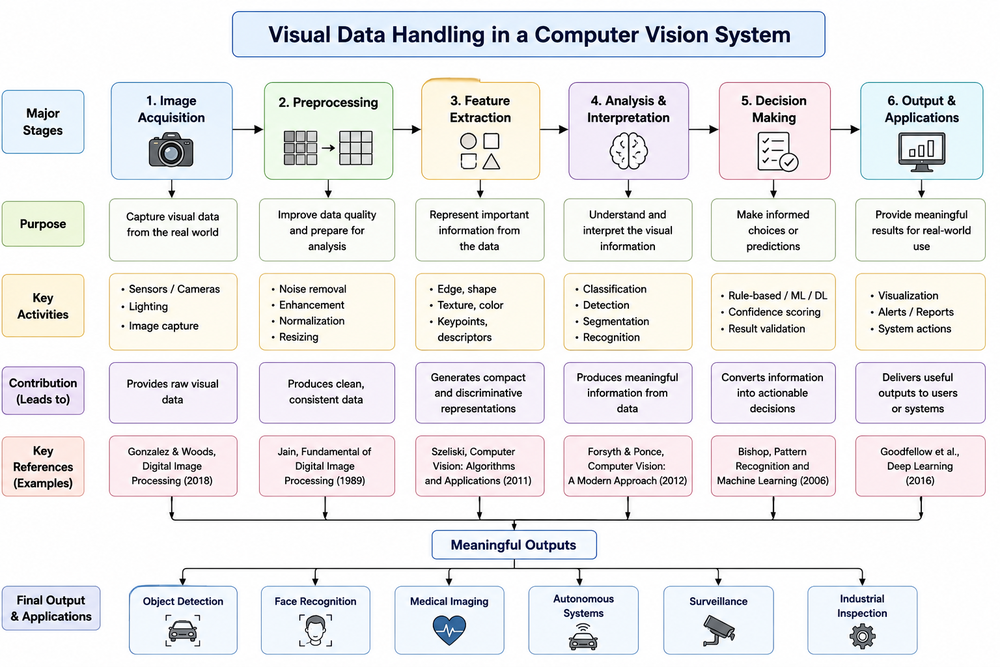
#> input picture C01/AT2/Q02/at2 q2.png, 1000 x 667 px, shrunk from 1536 x 1024 before the run, given in place of Screenshot 2026-07-13 142020.png, which was not available
$ python exp_9.py
#> lines starting #> are read from the running program, lines starting #| are printed output that depends on the picture; pictures that were not available may be replaced by others from this repository, and a replacement may not be noted
# -*- coding: utf-8 -*-
"""exp-9

Automatically generated by Colab.

Original file is located at
    https://colab.research.google.com/drive/1U21l0Uh8unUwvN2fnXzhNjm0l0NGqdvl
"""

from google.colab import files
uploaded = files.upload()
#> the answer given: at2 q2.png

import cv2
import matplotlib.pyplot as plt

image_path = 'Screenshot 2026-07-13 142020.png' # Using the image you just uploaded

img = cv2.imread(image_path)
#> img is the input picture: shape (667, 1000, 3); mean B, G, R 235.2, 234.2, 234.6

if img is None:
    print(f"Error: Could not load image from {image_path}. Please make sure the file exists and is accessible.")
else:
    # Convert BGR to RGB for displaying with matplotlib
    img_rgb = cv2.cvtColor(img, cv2.COLOR_BGR2RGB)

    # Rotate clockwise
    rotated_img_clockwise = cv2.rotate(img, cv2.ROTATE_90_CLOCKWISE)
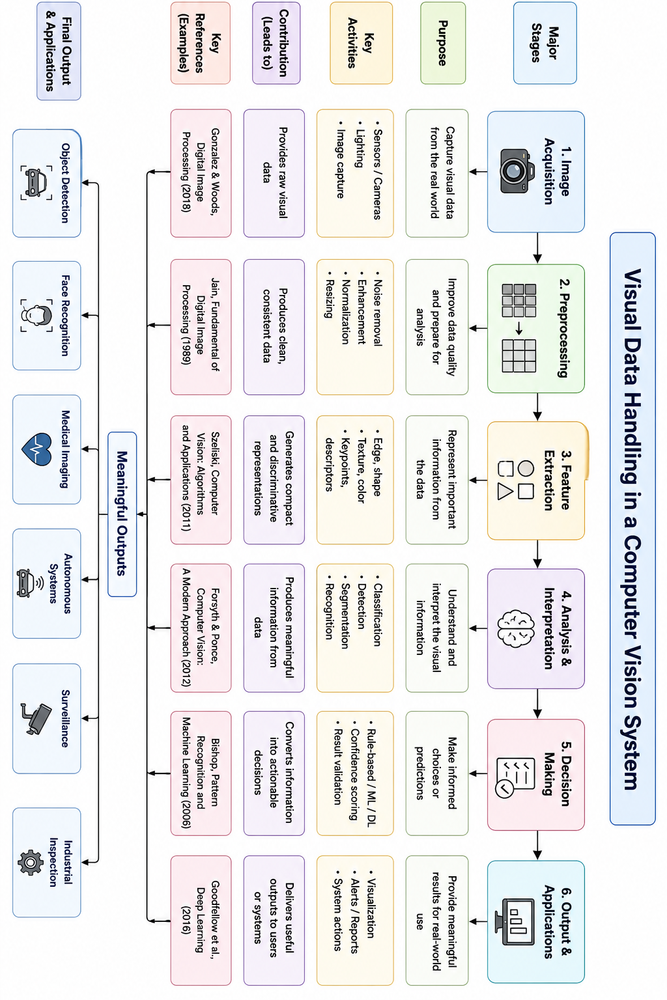
#> rotated_img_clockwise: shape (1000, 667, 3); mean B, G, R 235.2, 234.2, 234.6
    rotated_img_clockwise_rgb = cv2.cvtColor(rotated_img_clockwise, cv2.COLOR_BGR2RGB)

    # Rotate counterclockwise
    rotated_img_counterclockwise = cv2.rotate(img, cv2.ROTATE_90_COUNTERCLOCKWISE)
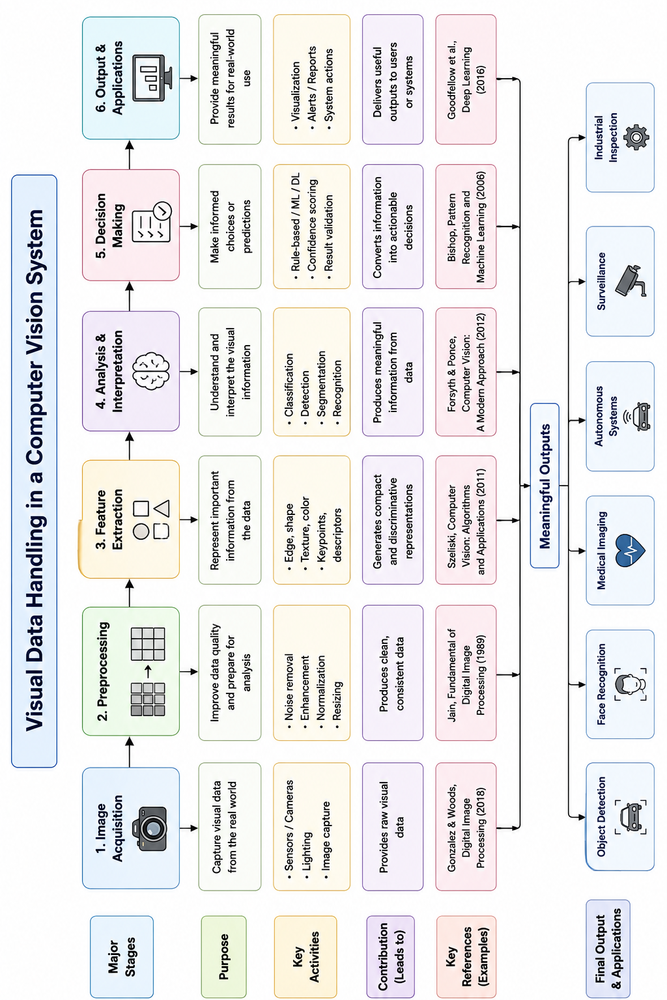
#> rotated_img_counterclockwise: shape (1000, 667, 3); mean B, G, R 235.2, 234.2, 234.6
    rotated_img_counterclockwise_rgb = cv2.cvtColor(rotated_img_counterclockwise, cv2.COLOR_BGR2RGB)

    plt.figure(figsize=(15, 5))

    plt.subplot(1, 3, 1)
    plt.imshow(img_rgb)
    plt.title('Original Image')
    plt.axis('off')

    plt.subplot(1, 3, 2)
    plt.imshow(rotated_img_clockwise_rgb)
    plt.title('Rotated 90° Clockwise')
    plt.axis('off')

    plt.subplot(1, 3, 3)
    plt.imshow(rotated_img_counterclockwise_rgb)
    plt.title('Rotated 90° Counterclockwise')
    plt.axis('off')

    plt.show()
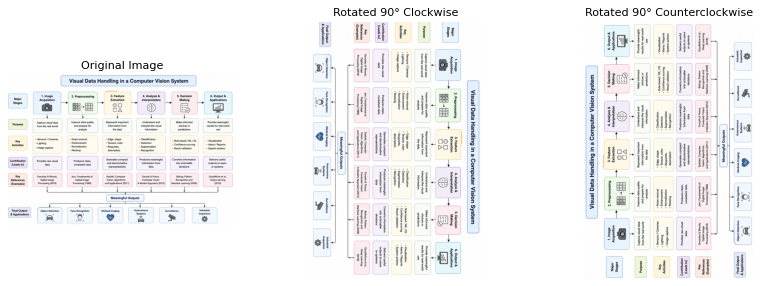
#> figure drawn by matplotlib, 3 panels

# No need for cv2.imwrite unless you specifically want to save it to disk

$ run again, on C01/AT2/Q03/at2 q3.png
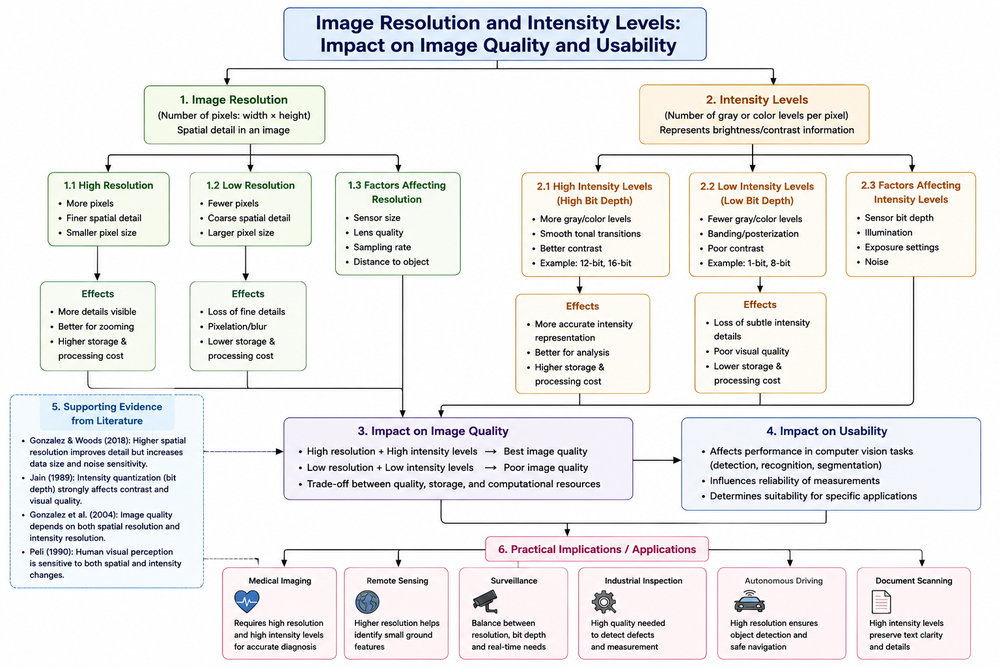
#> input picture C01/AT2/Q03/at2 q3.png, 1000 x 667 px, shrunk from 1536 x 1024 before the run, given in place of Screenshot 2026-07-13 142020.png, which was not available
#> img is the input picture: shape (667, 1000, 3); mean B, G, R 236.6, 236.5, 237.2
#> `rotated_img_counterclockwise = cv2.rotate(img, cv2.ROTATE_90_COUNTERCL..`:
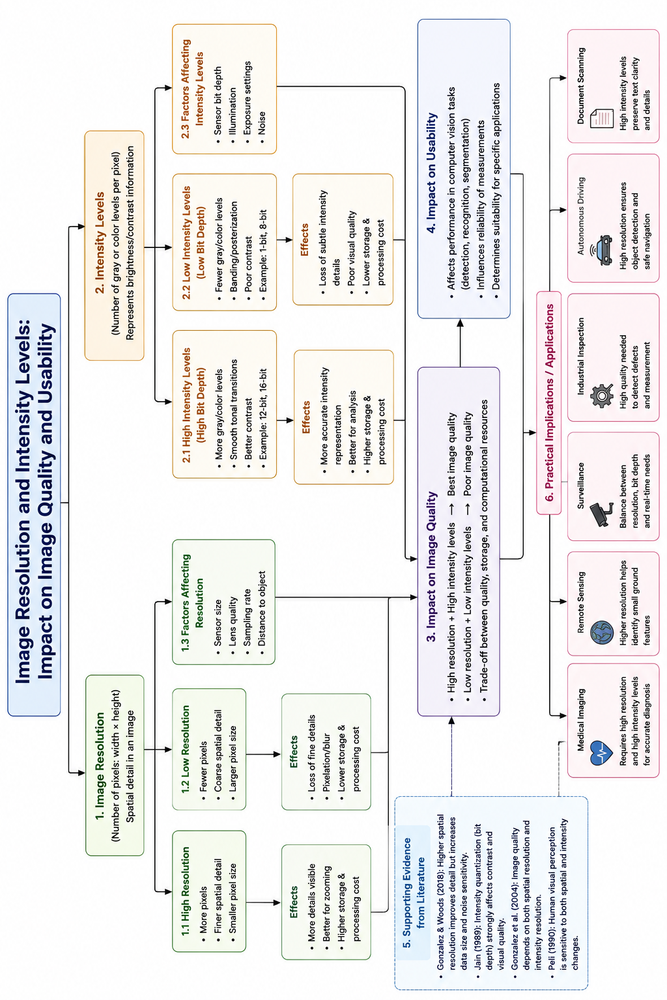
#> rotated_img_counterclockwise: shape (1000, 667, 3); mean B, G, R 236.6, 236.5, 237.2
#> `plt.show()`:
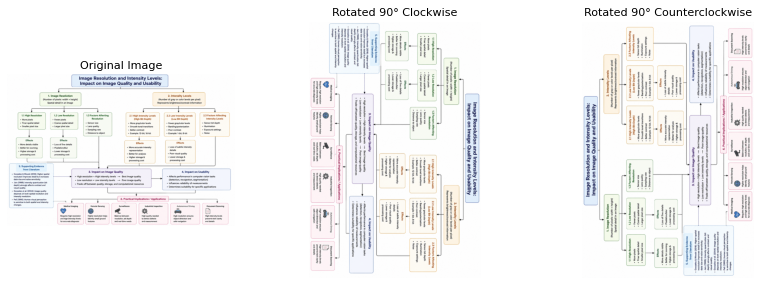
#> figure drawn by matplotlib, 3 panels
